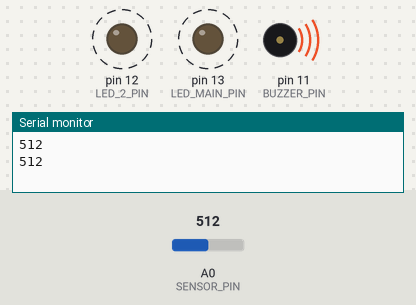
A sketch run on a simulated Arduino Uno, built with avr-gcc and run on an emulated ATmega328P. On the bench: output pins drawn as LEDs (lit = HIGH), buzzer (waves = sounding, pin HIGH), the last lines printed to the serial monitor. Dashed ring = blinking. The test bench sets the inputs (shaded band); at power-on: A0 (SENSOR_PIN) = 512.

Above: at 1.85 s.
1.9 s: A0 (SENSOR_PIN) set to 686
At 2.3 s:
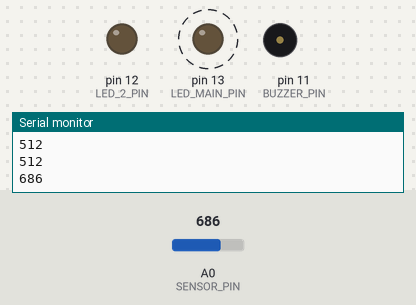
6.0 s: A0 (SENSOR_PIN) set to 709
At 6.6 s:
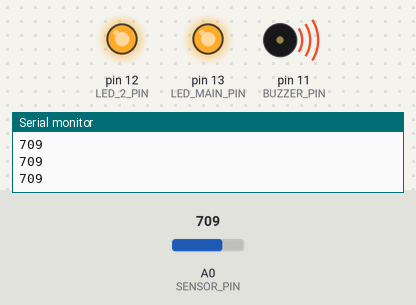
7.5 s: A0 (SENSOR_PIN) set to 690
At 8.61 s:
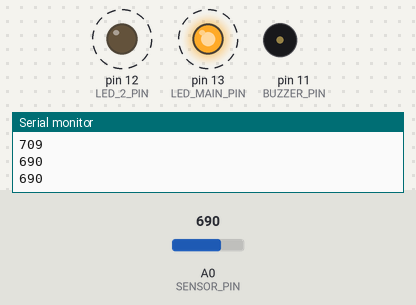
Timing chart, 0 to 17.0 s (numbered marks = the images above; inputs shaded):
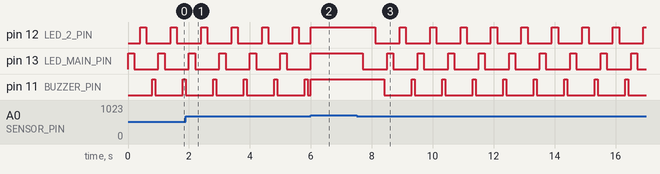

Measured:
- the behaviour switches between 700 and 701 on A0 (SENSOR_PIN) (found by bisection; images 1 and 2)
- after the input at 6.0 s, pin 13 (LED_MAIN_PIN): goes on until 6.0 s, then stays HIGH
- after the input at 7.5 s, pin 12 (LED_2_PIN): alternates HIGH for 0.20 s and LOW for 0.80 s, starting after 0.61 s; pin 13 (LED_MAIN_PIN): alternates HIGH for 0.20 s and LOW for 0.80 s, starting after 0.21 s; pin 11 (BUZZER_PIN): alternates HIGH for 0.10 s and LOW for 0.90 s, starting after 0.91 s
- by itself, pin 12 (LED_2_PIN), pin 13 (LED_MAIN_PIN): alternates HIGH for 0.20 s and LOW for 0.80 s
- by itself, pin 11 (BUZZER_PIN): alternates HIGH for 0.10 s and LOW for 0.90 s

The sketch:

lab_5_.ino
```cpp
// Pins
const int SENSOR_PIN   = A0;   // Photoresistor or potentiometer
const int LED_MAIN_PIN = 13;   // Main LED
const int LED_2_PIN    = 12;   // Second LED
const int BUZZER_PIN   = 11;   // Buzzer (active buzzer recommended)

// Thresholds
const int LOW_THRESHOLD  = 300;
const int HIGH_THRESHOLD = 700;

// Function that returns a value from the sensor
int readSensor() {
    int value = analogRead(SENSOR_PIN);
    return value;  // send value back
}

void setup() {
    pinMode(LED_MAIN_PIN, OUTPUT);
    pinMode(LED_2_PIN, OUTPUT);
    pinMode(BUZZER_PIN, OUTPUT);

    Serial.begin(9600);
}

void loop() {
    // Step 1: Read the sensor using a function that returns a value
    int sensorValue = readSensor();

    // Optional: print value to Serial Monitor
    Serial.println(sensorValue);

    // Step 2: Use two thresholds (actually three ranges):
    // < 300  -> LED off
    // 300-700 -> LED blinking
    // > 700 -> LED on steadily

    if (sensorValue < LOW_THRESHOLD) {
        // LED off
        digitalWrite(LED_MAIN_PIN, LOW);

        // Second LED off
        digitalWrite(LED_2_PIN, LOW);

        // Buzzer off
        digitalWrite(BUZZER_PIN, LOW);

    } else if (sensorValue >= LOW_THRESHOLD && sensorValue <= HIGH_THRESHOLD) {
        // LED blinking
        digitalWrite(LED_MAIN_PIN, HIGH);
        delay(200);
        digitalWrite(LED_MAIN_PIN, LOW);
        delay(200);

        // Second LED: maybe slow blink or opposite phase
        digitalWrite(LED_2_PIN, HIGH);
        delay(200);
        digitalWrite(LED_2_PIN, LOW);
        delay(200);

        // Buzzer: short beeps
        digitalWrite(BUZZER_PIN, HIGH);
        delay(100);
        digitalWrite(BUZZER_PIN, LOW);
        delay(100);

    } else { // sensorValue > HIGH_THRESHOLD
        // LED on steadily
        digitalWrite(LED_MAIN_PIN, HIGH);

        // Second LED also on steadily
        digitalWrite(LED_2_PIN, HIGH);

        // Buzzer on steadily (you can change this to a pattern if it's annoying)
        digitalWrite(BUZZER_PIN, HIGH);

        // Small delay to avoid spamming Serial too fast
        delay(50);
    }
}
```
